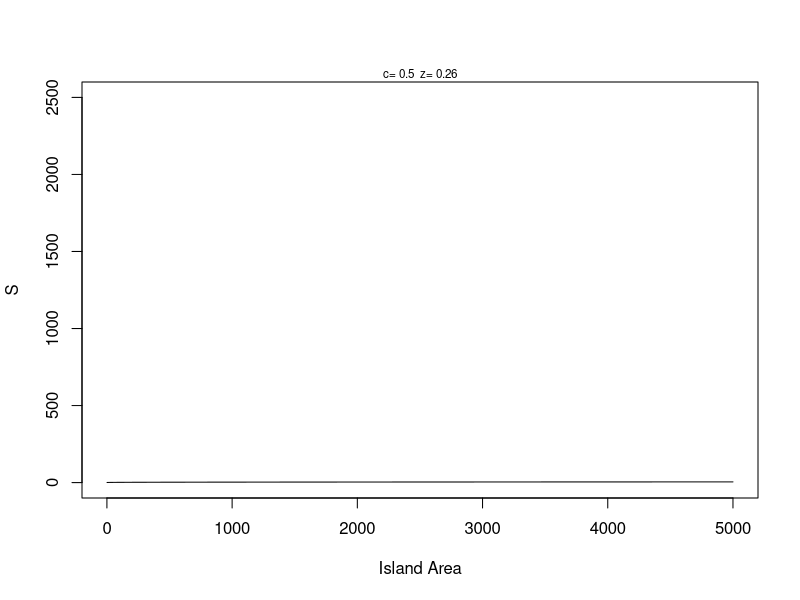
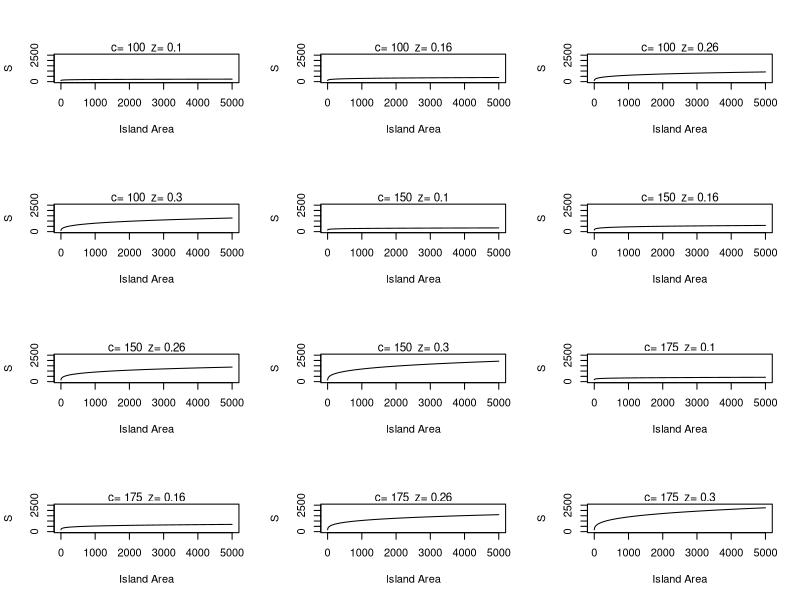
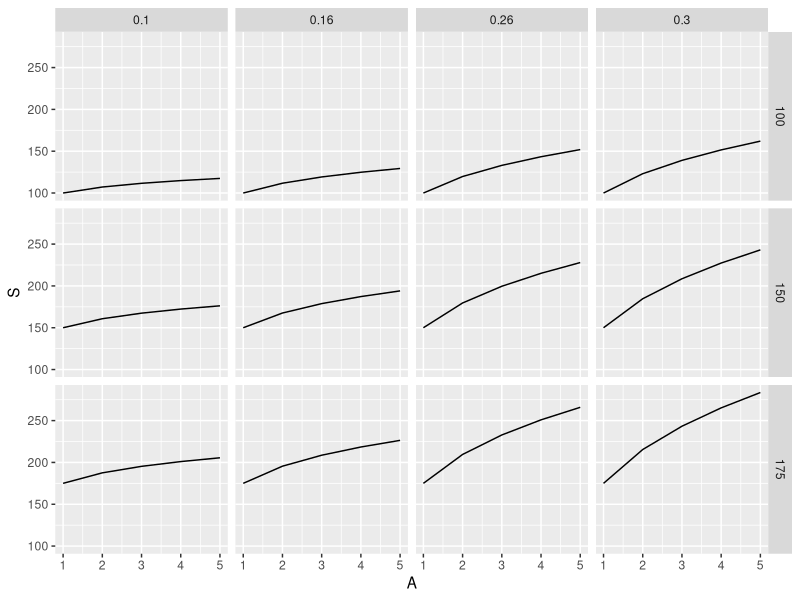
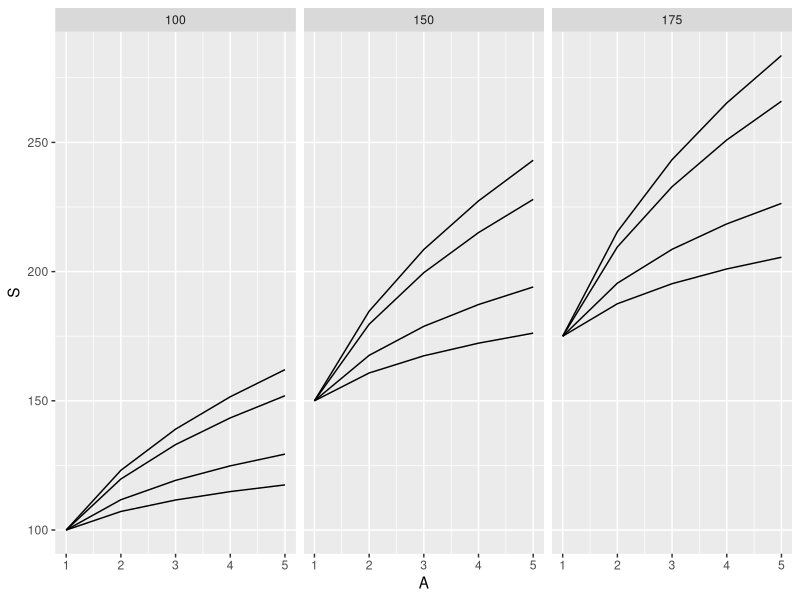
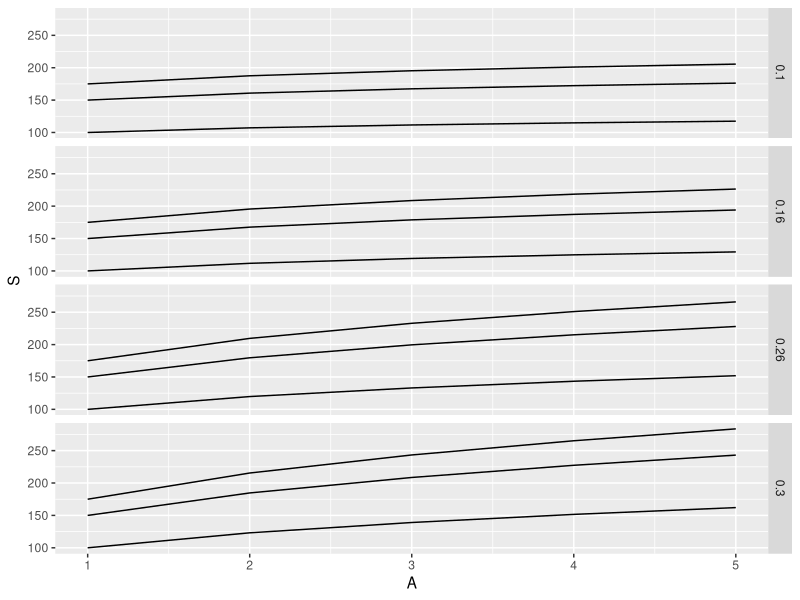

Source code (R) for these figures, in order:
# --------------------------------------------------
# writing functions for equations 
# and sweeping over parameters
# 31 Mar 2020
# HH
# --------------------------------------------------
#
library(ggplot2)

# S=cA^2 describes species-area relationship

# --------------------------------------------------
# FUNCTION species_area_curve
# description: creates a power function for S and A
# inputs: A is a vector of island areas
#         c is the intercept constant
#         z is the slope constant 
# outputs: S is a vector of species richness
####################################################
species_area_curve <- function(A=1:5000,
                               c=0.5,
                               z=0.26) {

S <- c*(A^z)

return(S)

} # end of species_area_curve
#---------------------------------------------------
head(species_area_curve())

# --------------------------------------------------
# FUNCTION species_area_plot
# description: plots species area curves w/ parameter values
# inputs: A = vector of areas 
#         c = single value for c parameter
#         z = single value for z parameter
# outputs: smoothed curve w/ parameters printed in graph
####################################################
species_area_plot <- function(A=1:5000,
                              c=0.5,
                              z=0.26) {

  plot(x=A,y=species_area_curve(A,c,z),
       type="l",
       xlab="Island Area",
       ylab="S",
       ylim=c(0,2500))
  mtext(paste("c=",c," z=",z), cex=0.7)

} # end of species_area_plot
#---------------------------------------------------
species_area_plot()


# build a grid of plots!

# global variables
#can adjust these & keep running the same loop 
#with updated values
c_pars <- c(100,150,175)
z_pars <- c(0.10,0.16,0.26,0.30)
par(mfrow=c(4,3)) #setting parameters for the graphics space

for (i in seq_along(c_pars)) { #start of outer loop
  for (j in seq_along(z_pars)) { #start of outer loop
    species_area_plot(c=c_pars[i],z=z_pars[j])
  } #end of inner loop
} #end of outer loop
#outputs: each graph represents a different combo
#of c and z values


# expand.grid -------------------------------

#generates a dataframe as output
#each row of the dataframe corresponds to a different
#combination of parameters
expand.grid(c_pars,z_pars)

# --------------------------------------------------
# FUNCTION sa_output
# description: summary stats for species-area power function
# inputs: vector of predicted species richness values
# outputs: list of max-min, coefficient of variation
####################################################
sa_output <- function(S=runif(1:10)) {

  sum_stats <- list(s_gain=max(S)-min(S),
                    s_cv=sd(S)/mean(S))

  return(sum_stats)
  
} # end of sa_output
#---------------------------------------------------
sa_output()

# build program body -------------------------------

# Global variables
Area <- 1:5000
c_pars <- c(100,150,175)
z_pars <- c(0.10, 0.16, 0.26, 0.30)

# set up model data frame
model_frame <- expand.grid(c=c_pars,z=z_pars)
print(model_frame)
str(model_frame)

#now adding variables to the dataframe:
model_frame$SGain <- NA
model_frame$SCV <- NA
head(model_frame)

# cycle through model calculations
for (i in 1:nrow(model_frame)) {
  
  #generate S vector
  temp1 <- species_area_curve(A=Area,
                              c=model_frame[i,1],
                              z=model_frame[i,2])
  
  # calculate output status
  temp2 <- sa_output(temp1)
  
  # pass results to columns in data frame
  model_frame[i,c(3,4)] <- temp2
  
}
print(model_frame) #output dataframe!

# parameter sweep redux with ggplot graphics

area <- 1:5
c_pars <- c(100,150,175)
z_pars <- c(0.10, 0.16, 0.26, 0.30)

# set up model frame
model_frame <- expand.grid(c=c_pars, 
                           z=z_pars,
                           A=area)
head(model_frame)
length(model_frame)
nrow(model_frame)

# add response variable
model_frame$S <- NA

# loop through parameters and fill with sa function

for (i in 1:length(c_pars)) {
  for (j in 1:length(z_pars)) {
    model_frame[model_frame$c==c_pars[i] & 
                  model_frame$z==z_pars[j], "S"] <-
      species_area_curve(A=area,c=c_pars[i], z=z_pars[j])
  }
}
head(model_frame) #modified w/ previous for loop

#plotting w/ ggplot!
p1 <- ggplot(data=model_frame)
p1 + geom_line(mapping=aes(x=A,y=S)) +
  #facet_grid knows to do combos of c & z
  facet_grid(c~z)

p2 <- p1
p2 + geom_line(mapping=aes(x=A,y=S,group=z)) +
  facet_grid(.~c)
#this results in 3 plots, 1 w/ each value of c
#w/in each plot are 4 lines each representing a val of z

p3 <- p1
p3 + geom_line(mapping=aes(x=A,y=S,group=c)) +
  facet_grid(z~.)
#this one does the reverse of previous